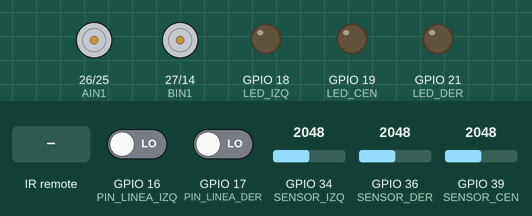
A sketch run on a simulated ESP32. On the bench: motor-driver pin pairs drawn as motors (green arrow = first pin HIGH = forward, orange = second pin HIGH = backward, longer = more drive, scaled by the enable pin), output pins drawn as LEDs (lit = HIGH). Dashed ring = blinking. The inputs (shaded band) are chosen by the test bench; at power-on: GPIO 16 (PIN_LINEA_IZQ) LOW, GPIO 17 (PIN_LINEA_DER) LOW, GPIO 34 (SENSOR_IZQ) = 2048, GPIO 36 (SENSOR_DER) = 2048, GPIO 39 (SENSOR_CEN) = 2048. Nothing arrives over Bluetooth unless stated; a phone connects over Bluetooth LE 3 s after start; pins used as bus, display or sensor lines are not drawn; what the sketch prints to the serial monitor is not drawn.

Above: at 1.2 s.
1.3 s: infrared code 0xF30CFF00 received
At 1.7 s:
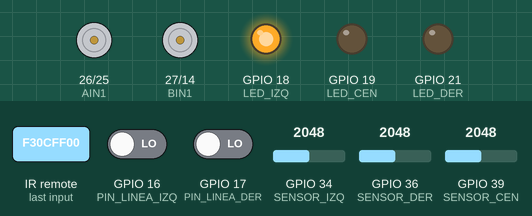
2.8 s: infrared code 0xF609FF00 received
At 2.92 s:
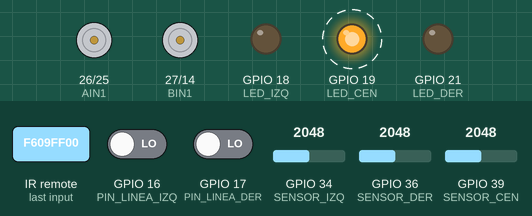
6.3 s: infrared code 0xBC43FF00 received
At 8.1 s:
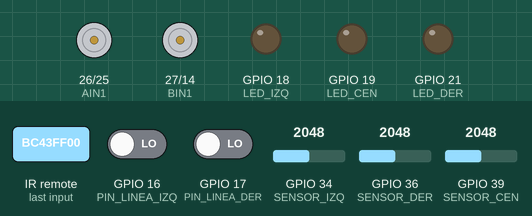
9.8 s: infrared code 0xE718FF00 received
At 10.6 s:
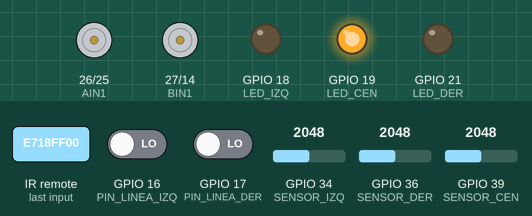
Timing chart, 0 to 12.3 s (numbered marks = the images above; inputs shaded):
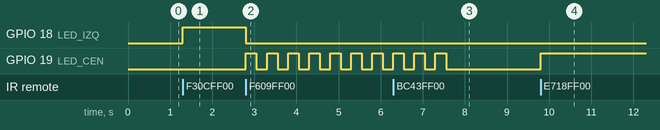

The sketch:

patrullaje_control.ino
```cpp
#include <Arduino.h>
#include <IRremote.hpp>
#include <BLEDevice.h>
#include <BLEServer.h>
#include <BLEUtils.h>
#include <BLE2902.h>

// ==========================================
// 1. CONFIGURACIÓN DE HARDWARE (Sandro v1.5)
// ==========================================

// --- PINES DE MOTORES (Driver TB6612FNG) ---
#define PWMA 32           // PWM Motor Derecho
#define AIN1 26           // Dirección 1 Motor Derecho
#define AIN2 25           // Dirección 2 Motor Derecho

#define PWMB 13           // PWM Motor Izquierdo
#define BIN1 27           // Dirección 1 Motor Izquierdo
#define BIN2 14           // Dirección 2 Motor Izquierdo

// --- PINES DE SENSORES ---
#define SENSOR_IZQ 34       // S1 (Oponente Izquierda)
#define SENSOR_CEN 39       // S2 / VN (Oponente Centro)
#define SENSOR_DER 36       // S3 / VP (Oponente Derecha)
#define PIN_EMISORES 22     // PWM Emisores IR (Q5)

#define PIN_LINEA_IZQ 16    // SL1 (RX2)
#define PIN_LINEA_DER 17    // SL2 (TX2)

// --- INTERFAZ ---
#define PIN_RECEPTOR_IR 4   // VS1838B (Árbitro)
#define LED_IZQ 18          // L1
#define LED_CEN 19          // L2
#define LED_DER 21          // L3

// Variables globales para la Máquina de Estados
int estadoRobot = 0;           // Arranca en 0 (Esperando selección)
int estrategiaSeleccionada = 0; // Guardará el número de la estrategia

// EL SEGURO DE LOS MOTORES:
// 0 = Totalmente inmovilizado (Seguro para probar sensores).
// 150 = Límite seguro para probar empuje.
int LIMITE_PWM = 40;

// Detección de oponente por sustracción ON/OFF del emisor. Cada
// llamada apaga el emisor, mide el ruido ambiental, prende el emisor,
// mide de nuevo, y usa la diferencia. Esto cancela la luz ambiental
// en cada ciclo (no hace falta calibrar una vez al arrancar).
int UMBRAL_RUIDO = 100;

// Guardamos la última señal calculada de cada sensor para poder
// mandarla por telemetría sin tener que volver a leer.
int señalIzqActual = 0;
int señalCenActual = 0;
int señalDerActual = 0;

BLEServer* pServer = NULL;
BLECharacteristic* pCharacteristicTX = NULL;
bool deviceConnected = false;

unsigned long tiempoAnteriorBLE = 0;

// Timers no bloqueantes para la rutina de búsqueda (Estrategia 1)
unsigned long tiempoBusqueda = 0;
int faseBusqueda = 0; // 0=girar, 1=avanzar, 2=pausa

#define SERVICE_UUID           "6E400001-B5A3-F393-E0A9-E50E24DCCA9E"
#define CHARACTERISTIC_UUID_RX "6E400002-B5A3-F393-E0A9-E50E24DCCA9E"
#define CHARACTERISTIC_UUID_TX "6E400003-B5A3-F393-E0A9-E50E24DCCA9E"

class MyServerCallbacks: public BLEServerCallbacks {
    void onConnect(BLEServer* pServer) {
      deviceConnected = true;
    };
    void onDisconnect(BLEServer* pServer) {
      deviceConnected = false;
      pServer->startAdvertising();
    }
};

// ==========================================
// 2. INICIALIZACIÓN
// ==========================================
void setup() {
    Serial.begin(115200);

    // --- CONFIGURACIÓN BLE UART ---
    BLEDevice::init("Evil_Sandro");
    pServer = BLEDevice::createServer();
    pServer->setCallbacks(new MyServerCallbacks());

    BLEService *pService = pServer->createService(SERVICE_UUID);

    pCharacteristicTX = pService->createCharacteristic(
                        CHARACTERISTIC_UUID_TX,
                        BLECharacteristic::PROPERTY_NOTIFY
                      );
    pCharacteristicTX->addDescriptor(new BLE2902());

    BLECharacteristic *pCharacteristicRX = pService->createCharacteristic(
                                             CHARACTERISTIC_UUID_RX,
                                             BLECharacteristic::PROPERTY_WRITE
                                           );

    pService->start();

    BLEAdvertising *pAdvertising = BLEDevice::getAdvertising();
    pAdvertising->addServiceUUID(SERVICE_UUID);
    pAdvertising->setScanResponse(true);
    BLEDevice::startAdvertising();

    // 1. Configurar entradas de sensores
    pinMode(SENSOR_IZQ, INPUT);
    pinMode(SENSOR_CEN, INPUT);
    pinMode(SENSOR_DER, INPUT);
    pinMode(PIN_LINEA_IZQ, INPUT);
    pinMode(PIN_LINEA_DER, INPUT);
    pinMode(PIN_RECEPTOR_IR, INPUT);

    // 2. Configurar salidas de motores
    pinMode(PWMA, OUTPUT);
    pinMode(AIN1, OUTPUT);
    pinMode(AIN2, OUTPUT);

    pinMode(PWMB, OUTPUT);
    pinMode(BIN1, OUTPUT);
    pinMode(BIN2, OUTPUT);

    // 3. Configurar salidas de interfaz y emisores
    pinMode(PIN_EMISORES, OUTPUT);
    pinMode(LED_IZQ, OUTPUT);
    pinMode(LED_CEN, OUTPUT);
    pinMode(LED_DER, OUTPUT);

    // 4. Estado seguro inicial de LEDs
    digitalWrite(LED_IZQ, LOW);
    digitalWrite(LED_CEN, LOW);
    digitalWrite(LED_DER, LOW);

    // *** FIX PRINCIPAL ***
    // Los sensores de oponente son reflectivos: necesitan el emisor IR
    // encendido para poder "ver". Antes se dejaba en LOW y nunca se
    // volvía a tocar, por eso las lecturas eran básicamente ruido.
    digitalWrite(PIN_EMISORES, HIGH);

    // Estado seguro inicial: emisor apagado. buscarOponente() lo
    // prende/apaga solo en cada lectura (técnica ON/OFF).
    digitalWrite(PIN_EMISORES, LOW);

    IrReceiver.begin(PIN_RECEPTOR_IR, DISABLE_LED_FEEDBACK);

    Serial.println("Sandro v1.5 Inicializado. Esperando órdenes...");
}

void loop() {
    unsigned long tiempoActual = millis();
    if (tiempoActual - tiempoAnteriorBLE >= 1000) {
        tiempoAnteriorBLE = tiempoActual;

        int linIzq = digitalRead(PIN_LINEA_IZQ);
        int linDer = digitalRead(PIN_LINEA_DER);
        buscarOponente(); // refresca señalIzqActual/CenActual/DerActual para telemetría
        String telemetria = "E:" + String(estadoRobot) +
                            " L[" + String(linIzq) + "|" + String(linDer) + "] " +
                            "Señal[I:" + String(señalIzqActual) + " C:" + String(señalCenActual) + " D:" + String(señalDerActual) + "]";
        enviarMensajeBLE(telemetria);
    }

    switch (estadoRobot) {

        // ==================================================
        // ESTADO 0: ESPERANDO QUE ELIJAS LA ESTRATEGIA (1 al 9)
        // ==================================================
        case 0:
            if (IrReceiver.decode()) {
                uint32_t codigo = IrReceiver.decodedIRData.decodedRawData;

                if (codigo == 0xF30CFF00) { // BOTON 1
                    estrategiaSeleccionada = 1;
                    estadoRobot = 1;
                    digitalWrite(LED_IZQ, HIGH);
                    enviarMensajeBLE("Estrategia 1 (Busqueda Lenta). Esperando PLAY...");
                }
                else if (codigo == 0xE718FF00) { // BOTON 2
                    estrategiaSeleccionada = 2;
                    estadoRobot = 1;
                    digitalWrite(LED_CEN, HIGH);
                    enviarMensajeBLE("Estrategia 2 (Patrulla Borde). Esperando PLAY...");
                }
                else if (codigo == 0xBC43FF00) { // BOTON "E/R"
                    estadoRobot = 3;
                    digitalWrite(LED_DER, HIGH);
                    enviarMensajeBLE("Telemetría Exclusiva (Motores bloqueados)");
                }
                IrReceiver.resume();
            }
            break;

        // ==================================================
        // ESTADO 1: ESPERANDO EL BOTÓN "PLAY" PARA ARRANCAR
        // ==================================================
        case 1:
            if (IrReceiver.decode()) {
                uint32_t codigo = IrReceiver.decodedIRData.decodedRawData;
                enviarMensajeBLE(">>> Botón IR detectado: " + String(codigo, HEX));
                if (codigo == 0xF609FF00) { // Si apretaste "PLAY"
                    digitalWrite(LED_IZQ, LOW);
                    digitalWrite(LED_CEN, LOW);
                    enviarMensajeBLE("¡INICIANDO EN 5 SEGUNDOS!");

                    for(int i = 0; i < 10; i++) {
                        digitalWrite(LED_CEN, HIGH);
                        delay(250);
                        digitalWrite(LED_CEN, LOW);
                        delay(250);
                    }

                    faseBusqueda = 0;
                    tiempoBusqueda = millis();
                    estadoRobot = 2; // Entramos en modo combate
                }

                IrReceiver.resume();
            }
            break;

        // ==================================================
        // ESTADO 2: MODO COMBATE
        // ==================================================
        case 2:
            if (IrReceiver.decode()) {
                uint32_t codigo = IrReceiver.decodedIRData.decodedRawData;

                if (codigo == 0xF609FF00 || codigo == 0xF30CFF00 || codigo == 0xBC43FF00) {
                    moverMotores(0, 0);
                    estadoRobot = 0;
                    digitalWrite(LED_IZQ, LOW); digitalWrite(LED_CEN, LOW); digitalWrite(LED_DER, LOW);
                    enviarMensajeBLE("¡ROBOT DETENIDO!");
                }
                IrReceiver.resume();
            }

            // Lógica de Combate
            if (estadoRobot == 2) {
                if (estrategiaSeleccionada == 1) rutinaBusquedaDeAPoco();
                else if (estrategiaSeleccionada == 2) rutinaPatrullaYAtaca();
            }
            break;

        // ==================================================
        // ESTADO 3: TELEMETRÍA POR BLUETOOTH
        // ==================================================
        case 3:
            moverMotores(0, 0);
            if (IrReceiver.decode()) {
                uint32_t codigo = IrReceiver.decodedIRData.decodedRawData;
                if (codigo == 0xF30CFF00 || codigo == 0xF609FF00) {
                    estadoRobot = 0; digitalWrite(LED_DER, LOW);
                    enviarMensajeBLE("Saliendo de telemetría.");
                }
                IrReceiver.resume();
            }
            break;
    }
}

// ==================================================
// ESTRATEGIA 1: Búsqueda lenta, no bloqueante
// ==================================================
void rutinaBusquedaDeAPoco() {
    int pos = buscarOponente();

    if (pos == 0) {
        // No ve a nadie -> patrón de búsqueda, pero sin "delay()"
        // para poder seguir revisando sensores y control remoto.
        unsigned long ahora = millis();
        switch (faseBusqueda) {
            case 0: // girar un poco
                moverMotores(120, -120);
                if (ahora - tiempoBusqueda >= 100) { faseBusqueda = 1; tiempoBusqueda = ahora; }
                break;
            case 1: // avanzar un poco
                moverMotores(80, 80);
                if (ahora - tiempoBusqueda >= 50) { faseBusqueda = 2; tiempoBusqueda = ahora; }
                break;
            case 2: // pausa breve
                moverMotores(0, 0);
                if (ahora - tiempoBusqueda >= 20) { faseBusqueda = 0; tiempoBusqueda = ahora; }
                break;
        }
    }
    else if (pos == 2) { // CENTRO -> Ataque de frente
        moverMotores(255, 255);
    }
    else if (pos == 1) { // IZQUIERDA -> Gira Izquierda hasta centrarlo
        moverMotores(-120, 120);
    }
    else if (pos == 3) { // DERECHA -> Gira Derecha hasta centrarlo
        moverMotores(120, -120);
    }
}

// ==================================================
// ESTRATEGIA 2: Patrulla el tatami, esquiva el borde,
// e interrumpe la patrulla si detecta oponente
// ==================================================
void rutinaPatrullaYAtaca() {
    // 1. PRIORIDAD ABSOLUTA: No caerse de la mesa (Línea Negra = 1)
    int lineaIzq = digitalRead(PIN_LINEA_IZQ);
    int lineaDer = digitalRead(PIN_LINEA_DER);

    if (lineaIzq == 1 || lineaDer == 1) {
        moverMotores(-100, -100); delay(200); // Retrocede
        moverMotores(100, -100);  delay(300); // Gira
        return; // No sigue con la lógica de ataque este ciclo
    }

    // 2. Si el piso es seguro, buscamos oponente (esto interrumpe la patrulla)
    int pos = buscarOponente();

    if (pos == 2) { // Lo ve de frente -> ataca
        moverMotores(255, 255);
    }
    else if (pos == 1) { // Lo ve a la Izquierda -> gira hasta centrarlo
        moverMotores(-120, 120);
    }
    else if (pos == 3) { // Lo ve a la Derecha -> gira hasta centrarlo
        moverMotores(120, -120);
    }
    else { // No ve a nadie, sigue patrullando derecho
        moverMotores(60, 60);
    }
}

// ==================================================
// Lectura de sensores de oponente
// ==================================================
int leerSensorPromediado(int pin) {
    // Se mantiene disponible por si la necesitás para debug, pero
    // buscarOponente() ya no la usa (ver técnica ON/OFF más abajo).
    long suma = 0;
    const int muestras = 4;
    for (int k = 0; k < muestras; k++) {
        suma += analogRead(pin);
    }
    return suma / muestras;
}

void calibrarSensores() {
    // Ya no hace falta con la técnica ON/OFF: se "recalibra" sola en
    // cada lectura. Se deja vacía por compatibilidad.
}

int buscarOponente() {
    // 1. Emisor APAGADO -> medimos solo ruido ambiental
    digitalWrite(PIN_EMISORES, LOW);
    delay(2);
    int s1_off = analogRead(SENSOR_IZQ);
    int s2_off = analogRead(SENSOR_CEN);
    int s3_off = analogRead(SENSOR_DER);

    // 2. Emisor ENCENDIDO -> medimos ambiental + reflejo del emisor
    digitalWrite(PIN_EMISORES, HIGH);
    delay(2);
    int s1_on = analogRead(SENSOR_IZQ);
    int s2_on = analogRead(SENSOR_CEN);
    int s3_on = analogRead(SENSOR_DER);

    // 3. La diferencia aísla SOLO lo que aportó nuestro propio emisor,
    // cancelando la luz ambiental de ese instante.
    int i = max(0, s1_on - s1_off);
    int c = max(0, s2_on - s2_off);
    int d = max(0, s3_on - s3_off);

    if (i < UMBRAL_RUIDO) i = 0;
    if (c < UMBRAL_RUIDO) c = 0;
    if (d < UMBRAL_RUIDO) d = 0;

    señalIzqActual = i;
    señalCenActual = c;
    señalDerActual = d;

    if (i == 0 && c == 0 && d == 0) {
        return 0; // Nadie cerca
    }

    // Gana el sensor con MAYOR señal (el que más reflejo recibió)
    if (c >= i && c >= d) return 2; // Centro
    if (i >= c && i >= d) return 1; // Izquierda
    if (d >= c && d >= i) return 3; // Derecha

    return 0;
}

void moverMotores(int velIzq, int velDer) {
    if (velIzq > LIMITE_PWM) velIzq = LIMITE_PWM;
    if (velIzq < -LIMITE_PWM) velIzq = -LIMITE_PWM;
    if (velDer > LIMITE_PWM) velDer = LIMITE_PWM;
    if (velDer < -LIMITE_PWM) velDer = -LIMITE_PWM;

    // --- Motor Izquierdo (B) ---
    if (velIzq >= 0) {
        digitalWrite(BIN1, HIGH); digitalWrite(BIN2, LOW); analogWrite(PWMB, velIzq);
    } else {
        digitalWrite(BIN1, LOW); digitalWrite(BIN2, HIGH); analogWrite(PWMB, -velIzq);
    }
    // --- Motor Derecho (A) ---
    if (velDer >= 0) {
        digitalWrite(AIN1, HIGH); digitalWrite(AIN2, LOW); analogWrite(PWMA, velDer);
    } else {
        digitalWrite(AIN1, LOW); digitalWrite(AIN2, HIGH); analogWrite(PWMA, -velDer);
    }
}

void enviarMensajeBLE(String mensaje) {
    if (deviceConnected) {
        mensaje += "\n";
        pCharacteristicTX->setValue(mensaje.c_str());
        pCharacteristicTX->notify();
    }
}
```

Measured:
- after the input at 1.3 s, GPIO 18 (LED_IZQ): LOW → HIGH at once
- after the input at 2.8 s, GPIO 18 (LED_IZQ): HIGH → LOW at once; GPIO 19 (LED_CEN): alternates HIGH for 0.25 s and LOW for 0.25 s, starting at once
- after the input at 6.3 s, motor on GPIO 26 (AIN1) / GPIO 25 (AIN2), motor on GPIO 27 (BIN1) / GPIO 14 (BIN2): stops changing and stays stopped
- after the input at 9.8 s, GPIO 19 (LED_CEN): LOW → HIGH at once
